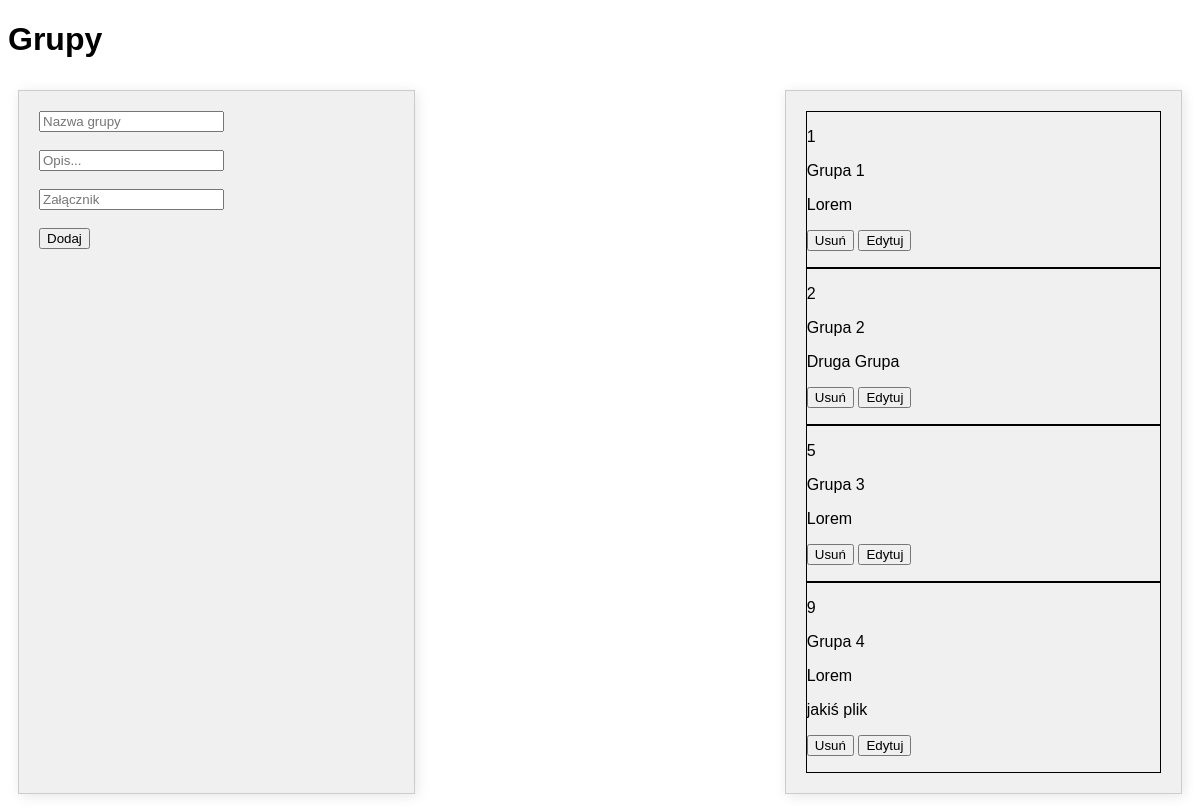
/group (signed in), run on the app's committed database.
### tables this page shows
CREATE TABLE `working_group` (
  `id_group` int(11) NOT NULL,
  `name_group` varchar(50) DEFAULT NULL,
  `description` varchar(200) DEFAULT NULL,
  `file_path` varchar(30) DEFAULT NULL
);

### core/view/view.php (called while the page is built, shortened)
<?php
class View
{
	public function render(string $page, array $elements = []): void
	{
		$elements = $this->escape($elements);
		require_once("./templates/$page.php");
	}
	private function escape(array $params): array
	{
		$clearParams = [];
		foreach ($params as $key => $param) {
		switch (true) {
			case is_array($param):
			$clearParams[$key] = $this->escape($param);
			break;
			case is_int($param):
			$clearParams[$key] = $param;
			break;
			case $param:
			$clearParams[$key] = htmlentities($param);
			break;
			default:
			$clearParams[$key] = $param;
			break;
		}
		}
		return $clearParams;
	}
}

### index.php (called while the page is built, shortened)
<?php
$router = new \Core\Tools\Router();
$router->get('/', 'LoginController@loginView');
$router->post('/login-now', 'LoginController@login');
$router->get('/manager', 'ManagerController@managerView');
$router->get('/user', 'UserController@userView');
$router->get('/employee', 'EmployeeController@employeeView');
$router->post('/employee-now', 'EmployeeController@employeeAdd');
$router->post('/employee-edit', 'EmployeeController@employeeEdit');
$router->post('/employee-del', 'EmployeeController@employeeDel');
$router->get('/group', 'GroupController@groupView');
$router->post('/group', 'GroupController@groupAdd');
$router->post('/group-edit', 'GroupController@groupEdit');
$router->post('/group-del', 'GroupController@groupDel');
$router->get('/task', 'TaskController@taskView');
$router->post('/task', 'TaskController@taskAdd');
$router->post('/task-edit', 'TaskController@taskEdit');
$router->post('/task-del', 'TaskController@taskDel');
$router->get('/logout', 'LoginController@logout');
$router->get('/unaut-access', 'AccessController@unautAccess');
$uri = parse_url($_SERVER['REQUEST_URI'], PHP_URL_PATH);
$router->dispatch($uri);

### core/models/DBConnect.php (called while the page is built, shortened)
<?php
class DBConnect {
    protected PDO $dbh;
    private $stmt;
    private function createConnection(): void{
        require_once 'core/config/configurationDB.php';
        $dsn = "mysql:host={$host};dbname={$database}";
        $options = array(
            PDO::ATTR_PERSISTENT => true,
            PDO::ATTR_ERRMODE => PDO::ERRMODE_EXCEPTION
        );
        try {
            $this->dbh = new PDO(
            $dsn,
            $user,
            $password,
            $options
        );
        } catch (PDOException $e) {
            $this->error = $e->getMessage();
            echo $this->error;
        }
      }
      public function query($sql): void{
        $this->stmt = $this->dbh->prepare($sql);
      }
      public function execute(){
        return $this->stmt->execute();
      }
      public function allArray(){
        $this->execute();
        return $this->stmt->fetchAll(PDO::FETCH_ASSOC);
      }
}

### core/config/configurationDB.php (called while the page is built, shortened)
<?php
    $host = 'localhost';
    $database = 'checktask';
    $user = 'root';
    $password = '';

### core/models/GroupModel.php (called while the page is built, shortened)
<?php
class GroupModel{
    private DBConnect $connect;
    public function __construct(){
        $this->connect = new DBConnect();
    }
    public function GroupShow(){
        $this->connect->query('SELECT * FROM working_group');
        $row = $this->connect->allArray();
        if($this->connect->Count() > 0){
            return $row;
        }else{
            return false;
        }
    }
    public function GroupShowEmploye(){
        $this->connect->query('SELECT id_employee, name, last_name FROM employees WHERE id_group IS NULL;');
        $row = $this->connect->allArray();
        if($this->connect->Count() > 0){
            return $row;
        }else{
            return false;
        }
    }
}

### templates/group.php (the view, shortened to what this page needs)
<!DOCTYPE html>
<html lang="pl">
<head>
</head>
<body>
    <h1>Grupy</h1>
    <div class="container">
    <div class="box">
    <form method="post" action="/group">
        <input type="text" name="groupName" placeholder="Nazwa grupy"><br>
        <br>
        <input type="text" name="groupDescription" placeholder="Opis..."required><br>
        <br>
        <input type="text" name="file_path" placeholder="Załącznik"required><br>
        <br>
        <button type="submit" name="submit">Dodaj</button>
    </form>
    </div>
    <br>
    <div class="box">
        <?php if(!empty($elements['GroupShow'])) : ?>
        <?php foreach ($elements['GroupShow'] as $group): ?>
        <div style="border: solid black 1px;">
            <p><?php echo $group['id_group']; ?></p>
            <p><?php echo $group['name_group']; ?></p>
            <p><?php echo $group['description']; ?></p>
            <p><?php echo $group['file_path']; ?></p>
            <p>
                <form action="/group-del" method="post" style="display:inline;">
                    <button type="submit">Usuń</button>
                </form>
                <button onclick="editGroup(
                '<?php echo $group['id_group'];?>',
                '<?php echo $group['name_group'];?>',
                '<?php echo $group['description'];?>',
                '<?php echo $group['file_path'];?>'
                )">Edytuj</button>
            </p>
        </div>
        <?php endforeach; ?>
        <?php endif; ?>
        </div>
    </div>
</body>
</html>

### templates/group.php (style rules this page uses)
body { font-family: Arial, sans-serif; }
.container { display: flex; justify-content: space-between; }
.box { width: 30%; padding: 20px; margin: 10px; background-color: #f0f0f0; border: 1px solid #ccc; box-shadow: 2px 2px 12px rgba(0, 0, 0, 0.1); }

### data on the page
working_group: id_group "1", name_group "Grupa 1", description "Lorem"
working_group: id_group "2", name_group "Grupa 2", description "Druga Grupa"
working_group: id_group "5", name_group "Grupa 3", description "Lorem"
working_group: id_group "9", name_group "Grupa 4", description "Lorem", file_path "jakiś plik"
